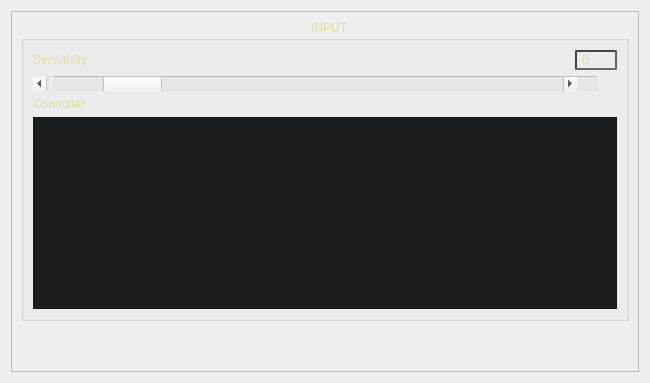
<?xml version="1.0" encoding="UTF-8"?>
<ui version="4.0">
 <class>ManipulatorController</class>
 <widget class="QWidget" name="ManipulatorController">
  <property name="enabled">
   <bool>true</bool>
  </property>
  <property name="geometry">
   <rect>
    <x>0</x>
    <y>0</y>
    <width>650</width>
    <height>383</height>
   </rect>
  </property>
  <property name="minimumSize">
   <size>
    <width>650</width>
    <height>0</height>
   </size>
  </property>
  <property name="windowTitle">
   <string>Form</string>
  </property>
  <property name="styleSheet">
   <string notr="true">QWidget{
	background-image: url(:/ta-skin/bg1.gif);
}

QListWidget{
	background: #1b1e20;
}

QLabel, QCheckBox, QTextEdit, QLineEdit, QGroupBox, QDoubleSpinBox, QSpinBox{
	font: bold 10px, &quot;Segoe UI Black&quot;;
	color: rgb(220, 220, 155);
    background-color: transparent;
}

QLabel, QCheckBox{
	border-image: url(:/ta-skin/label.gif) 11 22 10 12 repeat stretch ;
	border-width: 10;
}

QCheckBox{
	spacing: 3;
}

QCheckBox::indicator::checked, QCheckBox::indicator::unchecked{
    width: 19px;
    height: 19px;
}

QCheckBox::indicator::unchecked{
    border-image: url(:/ta-skin/lmp_off.png) 0 stretch
}

QCheckBox::indicator::checked{
    border-image: url(:/ta-skin/lmp_on.png) 0 stretch
}

QPushButton{
	font: bold 10px, &quot;Segoe UI Black&quot;;
	color: rgb(40, 20, 20);
	border-width: 8;
    border-image: url(:/ta-skin/button.gif) 10 12 11 14 repeat repeat 
}

QPushButton:pressed {
	border-image: url(:/ta-skin/button_pressed.gif) 10 12 11 14 repeat repeat
}

QScrollBar:horizontal {
    border-image: url(:/ta-skin/scroll_bg.png) 0 repeat stretch;
    height: 15px;
    margin: 0px 20px 0 20px;
}

QScrollBar::handle:horizontal {
    border-image: url(:/ta-skin/bar.png) 0 stretch;
    min-width: 5px;
    max-width: 5px;
}

QScrollBar::add-line:horizontal {
    border-image: url(:/ta-skin/arrow_off_right.png) 0 stretch;
    width: 20px;
    subcontrol-position: right;
    subcontrol-origin: margin;
}

QScrollBar::sub-line:horizontal:pressed {
    border-image: url(:/ta-skin/arrow_on_left.png) 0 stretch;
}

QScrollBar::add-line:horizontal:pressed {
    border-image: url(:/ta-skin/arrow_on_right.png) 0 stretch;
}

QScrollBar::sub-line:horizontal {
    border-image: url(:/ta-skin/arrow_off_left.png) 0 stretch;
    width: 20px;
    subcontrol-position: left;
    subcontrol-origin: margin;
}

QScrollBar::add-page:horizontal, QScrollBar::sub-page:horizontal {
    background: none;
}

QGroupBox{
    border-image: url(:/ta-skin/label-bg.png) 13 23 12 12 repeat repeat ;
    border-width: 10;
}

QGroupBox::title{
    subcontrol-origin: margin;
    subcontrol-position: top center;
    margin: 0 3
}

QLineEdit, QDoubleSpinBox, QSpinBox{
    padding: 0 3;
	border-color: #444444;
	border-style: inset;
	border-width: 2;
}

QDoubleSpinBox::up-arrow, QSpinBox::up-arrow {
    image: url(:/ta-skin/arrow_off_up.png) 0 stretch;
}

QDoubleSpinBox::down-arrow, QSpinBox::down-arrow {
    image: url(:/ta-skin/arrow_off_down.png) 0 stretch;
}

QDoubleSpinBox::up-arrow:pressed, QSpinBox::up-arrow:pressed {
    image: url(:/ta-skin/arrow_on_up.png) 0 stretch;
}

QDoubleSpinBox::down-arrow:pressed, QSpinBox::down-arrow:pressed {
    image: url(:/ta-skin/arrow_on_down.png) 0 stretch;
}</string>
  </property>
  <layout class="QVBoxLayout" name="verticalLayout_3">
   <item>
    <widget class="QScrollArea" name="scrollArea">
     <property name="styleSheet">
      <string notr="true">	QWidget{
	background-image: url(:/ta-skin/bg1.gif);
}

QLabel, QCheckBox, QTextEdit, QLineEdit, QGroupBox, QDoubleSpinBox, QSpinBox{
	font: bold 10px, &quot;Segoe UI Black&quot;;
	color: rgb(220, 220, 155);
    background-color: transparent;
}

QProgressBar{
    border-image: url(:/ta-skin/chunk_empty.png) 0 repeat stretch;
    font: 1px, &quot;Segoe UI Black&quot;;
}

QProgressBar::chunk {
    border-image: url(:/ta-skin/chunk_full.png) 0 repeat stretch;
}

QLabel, QCheckBox{
	border-image: url(:/ta-skin/label2.png) 11 22 10 12 repeat stretch ;
	border-width: 10;
}

QCheckBox{
	spacing: 3;
}

QCheckBox::indicator::checked, QCheckBox::indicator::unchecked{
    width: 19px;
    height: 19px;
}

QCheckBox::indicator:unchecked:disabled{
    border-image: url(:/ta-skin/lmp_off.png) 0 stretch
}

QCheckBox::indicator:checked:disabled{
    border-image: url(:/ta-skin/lmp_on.png) 0 stretch
}

QCheckBox::indicator:unchecked:enabled{
    border-image: url(:/ta-skin/lmp_off_locked.png) 0 stretch
}

QCheckBox::indicator:checked:enabled{
    border-image: url(:/ta-skin/lmp_on_locked.png) 0 stretch
}

QPushButton{
	font: bold 10px, &quot;Segoe UI Black&quot;;
	color: rgb(40, 20, 20);
	border-width: 8;
    border-image: url(:/ta-skin/button.gif) 10 12 11 14 repeat repeat 
}

QPushButton:pressed {
	border-image: url(:/ta-skin/button_pressed.gif) 10 12 11 14 repeat repeat
}

QScrollBar:horizontal {
    border-image: url(:/ta-skin/scroll_bg.png) 0 repeat stretch;
    height: 15px;
    margin: 0px 20px 0 20px;
}

QScrollBar::handle:horizontal {
    border-image: url(:/ta-skin/bar.png) 0 stretch;
    min-width: 5px;
    max-width: 5px;
}

QScrollBar::add-line:horizontal {
    border-image: url(:/ta-skin/arrow_off_right.png) 0 stretch;
    width: 20px;
    subcontrol-position: right;
    subcontrol-origin: margin;
}

QScrollBar::sub-line:horizontal:pressed {
    border-image: url(:/ta-skin/arrow_on_left.png) 0 stretch;
}

QScrollBar::add-line:horizontal:pressed {
    border-image: url(:/ta-skin/arrow_on_right.png) 0 stretch;
}

QScrollBar::sub-line:horizontal {
    border-image: url(:/ta-skin/arrow_off_left.png) 0 stretch;
    width: 20px;
    subcontrol-position: left;
    subcontrol-origin: margin;
}

QScrollBar::add-page:horizontal, QScrollBar::sub-page:horizontal {
    background: none;
}

QGroupBox{
    border-image: url(:/ta-skin/label-bg.png) 13 23 12 12 repeat repeat ;
    border-width: 10;
}

QGroupBox::title{
    subcontrol-origin: margin;
    subcontrol-position: top center;
    margin: 0 3
}

QLineEdit, QDoubleSpinBox, QSpinBox{
    padding: 0 3;
	border-color: #444444;
	border-style: inset;
	border-width: 2;
}

QDoubleSpinBox::up-arrow, QSpinBox::up-arrow {
    image: url(:/ta-skin/arrow_off_up.png) 0 stretch;
}

QDoubleSpinBox::down-arrow, QSpinBox::down-arrow {
    image: url(:/ta-skin/arrow_off_down.png) 0 stretch;
}

QDoubleSpinBox::up-arrow:pressed, QSpinBox::up-arrow:pressed {
    image: url(:/ta-skin/arrow_on_up.png) 0 stretch;
}

QDoubleSpinBox::down-arrow:pressed, QSpinBox::down-arrow:pressed {
    image: url(:/ta-skin/arrow_on_down.png) 0 stretch;
}</string>
     </property>
     <property name="widgetResizable">
      <bool>true</bool>
     </property>
     <widget class="QWidget" name="scrollAreaWidgetContents">
      <property name="geometry">
       <rect>
        <x>0</x>
        <y>0</y>
        <width>634</width>
        <height>367</height>
       </rect>
      </property>
      <property name="minimumSize">
       <size>
        <width>610</width>
        <height>340</height>
       </size>
      </property>
      <layout class="QGridLayout" name="gridLayout_3">
       <item row="0" column="0" colspan="2">
        <widget class="QGroupBox" name="PIN">
         <property name="enabled">
          <bool>true</bool>
         </property>
         <property name="title">
          <string> INPUT</string>
         </property>
         <layout class="QVBoxLayout" name="verticalLayout_2">
          <item>
           <layout class="QHBoxLayout" name="horizontalLayout_3">
            <item>
             <widget class="QLabel" name="label_16">
              <property name="enabled">
               <bool>true</bool>
              </property>
              <property name="text">
               <string>Sensitivity</string>
              </property>
             </widget>
            </item>
            <item>
             <spacer name="horizontalSpacer">
              <property name="orientation">
               <enum>Qt::Horizontal</enum>
              </property>
              <property name="sizeHint" stdset="0">
               <size>
                <width>40</width>
                <height>20</height>
               </size>
              </property>
             </spacer>
            </item>
            <item>
             <widget class="QSpinBox" name="SBXSENS">
              <property name="enabled">
               <bool>true</bool>
              </property>
              <property name="minimum">
               <number>-5</number>
              </property>
              <property name="maximum">
               <number>7</number>
              </property>
             </widget>
            </item>
           </layout>
          </item>
          <item>
           <widget class="QScrollBar" name="SBSENS">
            <property name="enabled">
             <bool>true</bool>
            </property>
            <property name="minimum">
             <number>-1</number>
            </property>
            <property name="maximum">
             <number>7</number>
            </property>
            <property name="pageStep">
             <number>1</number>
            </property>
            <property name="orientation">
             <enum>Qt::Horizontal</enum>
            </property>
           </widget>
          </item>
          <item>
           <widget class="QLabel" name="label">
            <property name="text">
             <string>Controller</string>
            </property>
           </widget>
          </item>
          <item>
           <widget class="QListWidget" name="ControllersList">
            <property name="styleSheet">
             <string notr="true">color: rgb(255, 255, 127);</string>
            </property>
           </widget>
          </item>
         </layout>
        </widget>
       </item>
       <item row="1" column="0" colspan="2">
        <spacer name="verticalSpacer">
         <property name="orientation">
          <enum>Qt::Vertical</enum>
         </property>
         <property name="sizeHint" stdset="0">
          <size>
           <width>20</width>
           <height>40</height>
          </size>
         </property>
        </spacer>
       </item>
      </layout>
     </widget>
    </widget>
   </item>
  </layout>
 </widget>
 <resources>
  <include location="../ta.qrc"/>
 </resources>
 <connections>
  <connection>
   <sender>SBXSENS</sender>
   <signal>valueChanged(int)</signal>
   <receiver>SBSENS</receiver>
   <slot>setValue(int)</slot>
   <hints>
    <hint type="sourcelabel">
     <x>205</x>
     <y>230</y>
    </hint>
    <hint type="destinationlabel">
     <x>205</x>
     <y>250</y>
    </hint>
   </hints>
  </connection>
  <connection>
   <sender>SBSENS</sender>
   <signal>valueChanged(int)</signal>
   <receiver>SBXSENS</receiver>
   <slot>setValue(int)</slot>
   <hints>
    <hint type="sourcelabel">
     <x>173</x>
     <y>250</y>
    </hint>
    <hint type="destinationlabel">
     <x>190</x>
     <y>230</y>
    </hint>
   </hints>
  </connection>
 </connections>
</ui>
